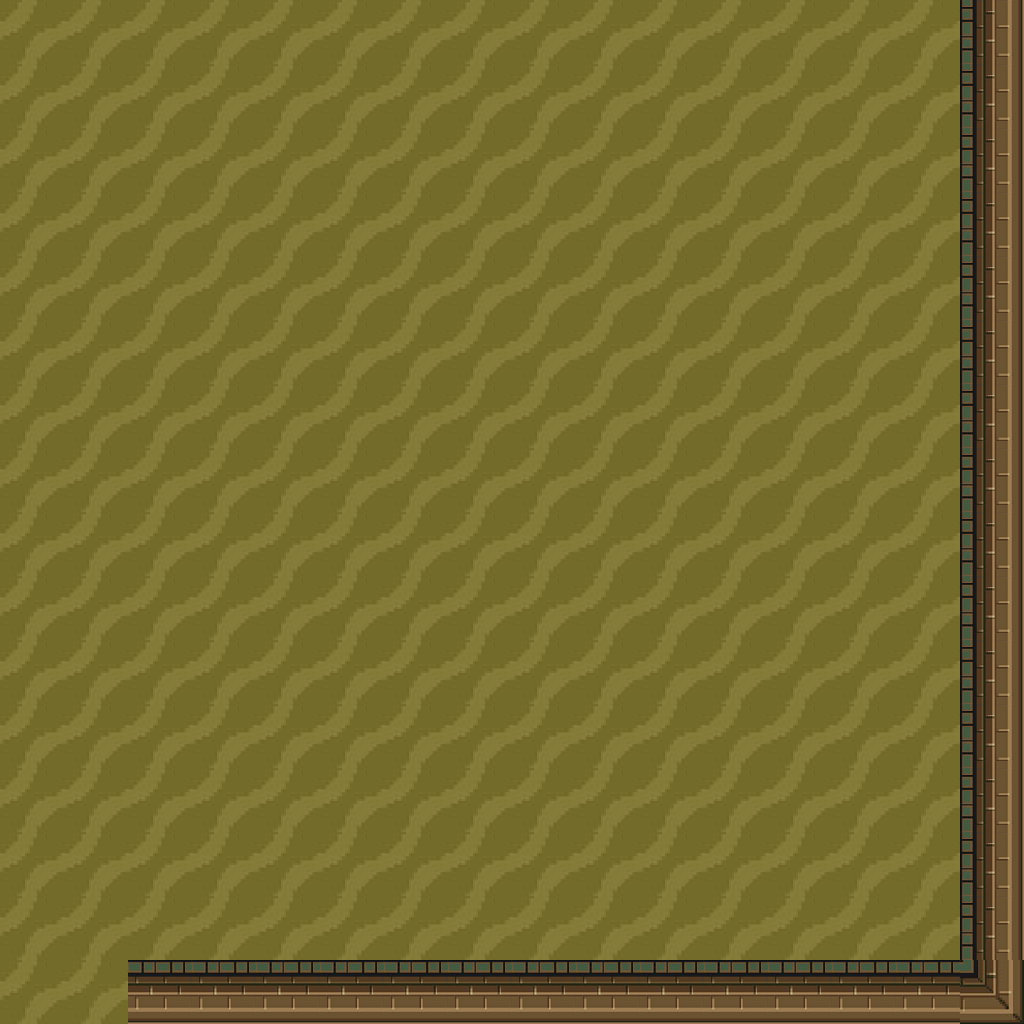

This game map was drawn from its Tiled (.tmx) file and the tilesets committed beside it. A one-line description and the full map source follow:
An orthogonal 16x16 tile map with 64x64 px tiles, 2 tile layers (ground, walls).

<map version="1.5" tiledversion="1.7.2" orientation="orthogonal" renderorder="right-down" width="16" height="16" tilewidth="64" tileheight="64" infinite="0" nextlayerid="3" nextobjectid="1">
 <tileset firstgid="1" name="dungeon_tiles" tilewidth="64" tileheight="64" tilecount="4" columns="0">
  <grid orientation="orthogonal" width="1" height="1" />
  <tile id="0">
   <image width="64" height="64" source="tiles/dungeon_corner.png" />
  </tile>
  <tile id="1">
   <image width="64" height="64" source="tiles/dungeon_wall.png" />
  </tile>
  <tile id="2">
   <image width="64" height="64" source="tiles/dungeon_wall_right.png" />
  </tile>
  <tile id="3">
   <image width="64" height="64" source="tiles/sandy_floor.png" />
  </tile>
 </tileset>
 <layer id="2" name="ground" width="16" height="16">
  <data encoding="csv">
4,4,4,4,4,4,4,4,4,4,4,4,4,4,4,4,
4,4,4,4,4,4,4,4,4,4,4,4,4,4,4,4,
4,4,4,4,4,4,4,4,4,4,4,4,4,4,4,4,
4,4,4,4,4,4,4,4,4,4,4,4,4,4,4,4,
4,4,4,4,4,4,4,4,4,4,4,4,4,4,4,4,
4,4,4,4,4,4,4,4,4,4,4,4,4,4,4,4,
4,4,4,4,4,4,4,4,4,4,4,4,4,4,4,4,
4,4,4,4,4,4,4,4,4,4,4,4,4,4,4,4,
4,4,4,4,4,4,4,4,4,4,4,4,4,4,4,4,
4,4,4,4,4,4,4,4,4,4,4,4,4,4,4,4,
4,4,4,4,4,4,4,4,4,4,4,4,4,4,4,4,
4,4,4,4,4,4,4,4,4,4,4,4,4,4,4,4,
4,4,4,4,4,4,4,4,4,4,4,4,4,4,4,4,
4,4,4,4,4,4,4,4,4,4,4,4,4,4,4,4,
4,4,4,4,4,4,4,4,4,4,4,4,4,4,4,4,
4,4,4,4,4,4,4,4,4,4,4,4,4,4,4,4
</data>
 </layer>
 <layer id="1" name="walls" width="16" height="16">
  <data encoding="csv">
0,0,0,0,0,0,0,0,0,0,0,0,0,0,0,2,
0,0,0,0,0,0,0,0,0,0,0,0,0,0,0,2,
0,0,0,0,0,0,0,0,0,0,0,0,0,0,0,2,
0,0,0,0,0,0,0,0,0,0,0,0,0,0,0,2,
0,0,0,0,0,0,0,0,0,0,0,0,0,0,0,2,
0,0,0,0,0,0,0,0,0,0,0,0,0,0,0,2,
0,0,0,0,0,0,0,0,0,0,0,0,0,0,0,2,
0,0,0,0,0,0,0,0,0,0,0,0,0,0,0,2,
0,0,0,0,0,0,0,0,0,0,0,0,0,0,0,2,
0,0,0,0,0,0,0,0,0,0,0,0,0,0,0,2,
0,0,0,0,0,0,0,0,0,0,0,0,0,0,0,2,
0,0,0,0,0,0,0,0,0,0,0,0,0,0,0,2,
0,0,0,0,0,0,0,0,0,0,0,0,0,0,0,2,
0,0,0,0,0,0,0,0,0,0,0,0,0,0,0,2,
0,0,0,0,0,0,0,0,0,0,0,0,0,0,0,2,
0,0,2684354562,2684354562,2684354562,2684354562,2684354562,2684354562,2684354562,2684354562,2684354562,2684354562,2684354562,2684354562,2684354562,1
</data>
 </layer>
</map>
